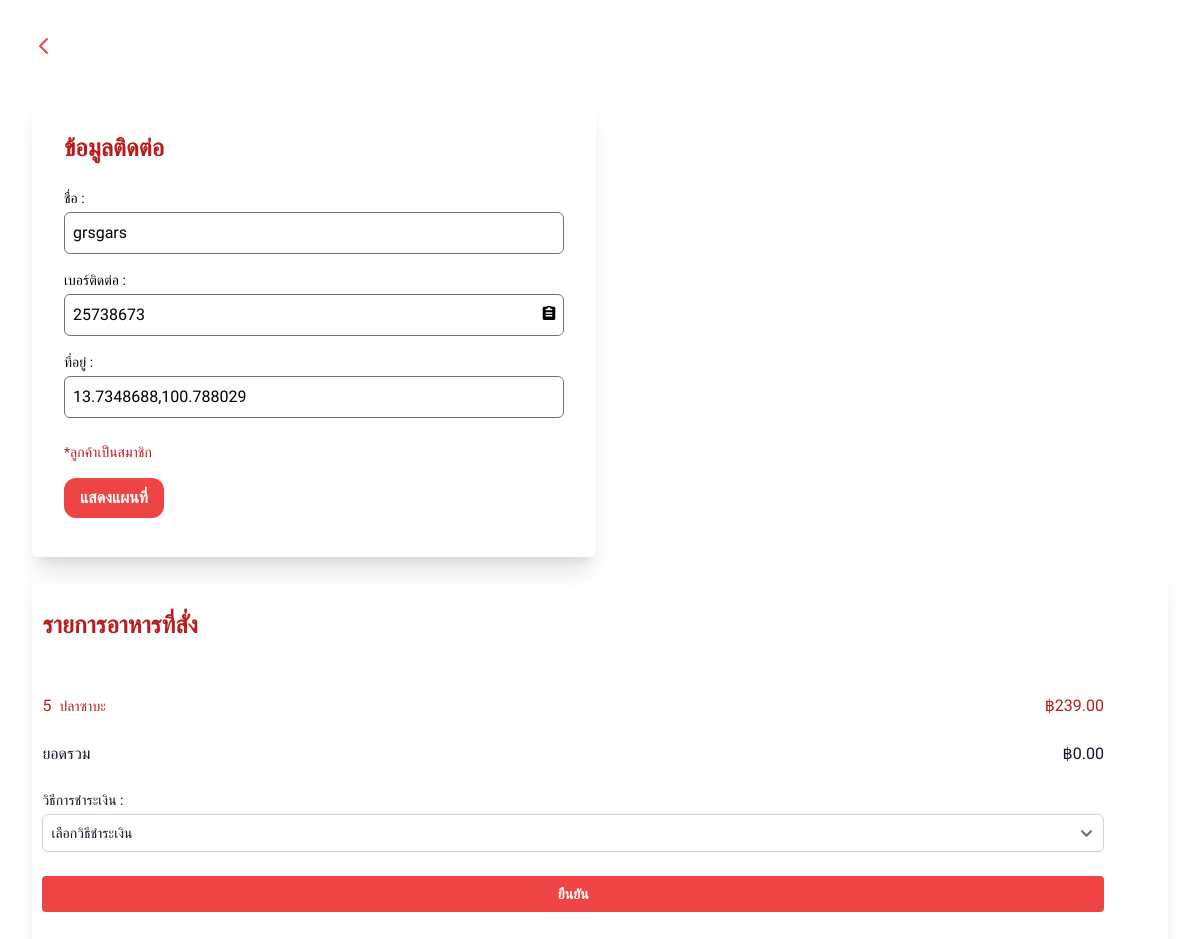
The app's page /employee/manageDelivery/detail_delivery_process.php?orderId=29 with its own data.
### tables this page shows
CREATE TABLE "orders" (
	"orderId"	INTEGER NOT NULL,
	"tableId"	TEXT,
	"takeawayId"	INTEGER,
	"deliveryId"	INTEGER,
	"description" TEXT NULL,
	"orderDateTime"	DATETIME NOT NULL,
	"orderStatus"	TEXT NOT NULL CHECK("orderStatus" IN ('กำลังสั่งอาหาร', 'ได้รับออเดอร์', 'กำลังปรุงอาหาร', 'เสร็จสิ้นออเดอร์', 'ยกเลิกออเดอร์')),
	"custId"	INTEGER,
	FOREIGN KEY("deliveryId") REFERENCES "delivery"("deliveryId"),
	FOREIGN KEY("tableId") REFERENCES "tabletype"("tableTypeId"),
	FOREIGN KEY("takeawayId") REFERENCES "takeaway"("takeawayId"),
	FOREIGN KEY("custId") REFERENCES "customer"("custId"),
	PRIMARY KEY("orderId")
);

CREATE TABLE "delivery" (
	"deliveryId"	INTEGER,
	"deliveryName"	TEXT NOT NULL,
	"deliveryPhone"	TEXT NOT NULL,
	"deliveryStatus"	TEXT NOT NULL CHECK("deliveryStatus" IN ('กำลังจัดการออเดอร์', 'กำลังจัดส่ง', 'จัดส่งเสร็จสิ้น', 'ยกเลิกออเดอร์')),
	"latlong"	TEXT NOT NULL,
	PRIMARY KEY("deliveryId" AUTOINCREMENT)
);

CREATE TABLE "orderdetail" (
	"orderId"	INTEGER NOT NULL,
	"menuId"	INTEGER NOT NULL,
	"menuQuantity"	INTEGER NOT NULL,
	"menuStatus"	TEXT NOT NULL CHECK("menuStatus" IN ('ได้รับเมนู', 'กำลังทำเมนู', 'เสร็จสิ้นเมนู', 'ยกเลิกเมนู')),
	FOREIGN KEY("orderId") REFERENCES "orders"("orderId"),
	FOREIGN KEY("menuId") REFERENCES "menu"("menuId")
);

CREATE TABLE "menu" (
	"menuId"	INTEGER,
	"menuName"	TEXT NOT NULL,
	"menuImage"	TEXT NOT NULL,
	"menuPrice"	INTEGER NOT NULL,
	"menuDescription"	TEXT NOT NULL,
	"menuTypeId"	INTEGER NOT NULL, menuTime INTEGER,
	PRIMARY KEY("menuId" AUTOINCREMENT)
);

### employee/manageDelivery/detail_delivery_process.php (the view, shortened to what this page needs)
<!DOCTYPE html>
<html lang="en">
<head>
  <script src="https://cdn.tailwindcss.com"></script>
  <link href="https://cdnjs.cloudflare.com/ajax/libs/flowbite/2.3.0/flowbite.min.css" rel="stylesheet" />
</head>
<body>
  <?php
$db = new MyDB();
  ?>
<?php
$orderId = isset($_GET['orderId']) ? $_GET['orderId'] : null;
$ordersDeliverySQL = "SELECT
    o.custId,
    o.deliveryId,
    p.paymentId,
    p.amountMoney,
    p.paymentMethod,
    p.paymentStatus,
    d.deliveryName,
    d.deliveryPhone,
    d.latlong,
    d.deliveryStatus
    FROM orders o LEFT JOIN payment p ON o.orderId = p.orderId LEFT JOIN delivery d ON o.deliveryId = d.deliveryId
    WHERE o.deliveryId IS NOT NULL AND o.orderId = $orderId
";
$ordersDeliveryResult = $db->query($ordersDeliverySQL);
if ($ordersDeliveryResult->numColumns() > 0) {
    $ordersDetailRow = $ordersDeliveryResult->fetchArray(SQLITE3_ASSOC);
    $custId = $ordersDetailRow['custId'];
    $deliveryId = $ordersDetailRow['deliveryId'];
    $amountMoney = $ordersDetailRow['amountMoney'];
    $deliveryName = $ordersDetailRow['deliveryName'];
    $deliveryPhone = $ordersDetailRow['deliveryPhone'];
    $latlong = $ordersDetailRow['latlong'];
}
?>
  <div class="bg-white pr-8 pl-8 pb-8">
    <div class="grid place-content-center gap-2 sm:grid-cols-1 md:grid-cols-4 lg:grid-cols-4 mt-[3%]">
      <div class="col-span-3 sm:col-span-4 ">
        <div id="blaktomenu" class="hover:text-red-600 ">
        <a href="manageDelivery.php">
          <span class="flex">
          <svg class="w-6 h-6 text-red-500" aria-hidden="true" xmlns="http://www.w3.org/2000/svg" fill="none" viewBox="0 0 24 24">
            <path stroke="currentColor" stroke-linecap="round" stroke-linejoin="round" stroke-width="2" d="m15 19-7-7 7-7"/>
          </svg>
            </span>
          </a>
        </div>
      </div>
    </div>
    <div
      class="grid grid-cols-2  gap-2 mt-[3%] max-[650px]:grid-cols-1 sm:grid-cols-1 md:grid-cols-2 lg:grid-cols-2 justify-center">
      <div class="w-full mx-auto p-8 rounded-md shadow-xl m-2 h-[98%]">
        <h2 class="text-red-700 text-2xl font-semibold mb-6">ข้อมูลติดต่อ</h2>
        <form action="process_form.php" method="post">
          <div class="mb-4">
            <label for="name" class="block text-sm font-medium text-black-500">ชื่อ :</label>
            <input type="text" id="name" name="name" class="mt-1 p-2 w-full border rounded-md"
              value="<?php echo $deliveryName;
            ?>">
          </div>
          <div class="mb-4">
            <label for="npm-install-copy-button" class="block text-sm font-medium text-black-500">เบอร์ติดต่อ :</label>
            <div class="relative flex-grow">
              <input type="tel" id="npm-install-copy-button" name="phone" class="mt-1 p-2 w-full border rounded-md"
                value="<?php echo $deliveryPhone; ?>">
              <button id="copy-button"
                class="absolute end-0 top-1/2 -translate-y-1/2 text-black-500 dark:text-red-400 hover:bg-gray-200 dark:hover:bg-red-800 rounded-lg p-2 inline-flex items-center justify-center">
                <span id="default-icon">
                </span>
              </button>
            </div>
          </div>
          <div class="mb-4">
            <label for="address" class="block text-sm font-medium text-black-500">ที่อยู่ :</label>
            <input type="tel" id="address" name="address" class="mt-1 p-2 w-full border rounded-md"
              value="<?php echo $latlong; ?>">
          </div>
        </form>
        <?php
if ($custId !== null) {
    echo '<div class="flex-shrink-0 text-sm mt-6 text-red-700">*ลูกค้าเป็นสมาชิก</div>';
}
$sqlforbutton = "SELECT latlong FROM `delivery` WHERE deliveryId=$deliveryId";
$resultforbutton = $db->query($sqlforbutton);
if ($resultforbutton) {
    if ($resultforbutton->numColumns() > 0) {
        $row = $resultforbutton->fetchArray(SQLITE3_ASSOC);
        $latlong = $row['latlong'];
        if (!empty($latlong) && $latlong != 0) {
            echo '
            <a href="https://maps.google.com/maps?q=' . $latlong . '">
                <button class="mt-4 bg-red-500 text-white font-bold py-2 px-4 rounded-xl">
                    แสดงแผนที่
                </button>
            </a>';
        }
    }
}
?>
            </div>
      </div>
      <div>
      <section class="w-full mx-auto p-8 rounded-md shadow-xl m-2 h-[98%]">
    <div class="grid grid-cols-1 text-gray-900 w-auto mx-auto px-4 sm:px-6 lg:px-8 ml-[-5%]">
        <div class="flex items-center mt-[1%] ml-[2]">
            <h2 class="text-red-700 text-2xl font-semibold mb-6 text-left">รายการอาหารที่สั่ง</h2>
        </div>
        <div class="mt-[2%]">
            <?php
            $menuSQL = "SELECT od.menuQuantity, m.menuName, menuPrice FROM orderdetail od JOIN menu m ON od.menuId = m.menuId WHERE orderId = $orderId";
            $menuResult = $db->query($menuSQL);
            if ($menuResult) {
                while ($menuRow = $menuResult->fetchArray(SQLITE3_ASSOC)) {
                    $menuQuantity = $menuRow['menuQuantity'];
                    $menuName = $menuRow['menuName'];
                    $menuPrice = $menuRow['menuPrice'];
                    echo '
                    <div class="flex items-center text-l text-red-700 mt-2">
                        <label for="count-menu" class="">' . $menuQuantity . '</label>
                        <div class="flex-shrink-0 text-sm pl-2">' . $menuName . '</div>
                        <div class="ml-auto text-right">฿' . number_format($menuPrice, 2) . '</div>
                    </div>
                    ';
                }
            }
            ?>
        </div>
        <div class="flex justify-between mt-6">
            <p>ยอดรวม</p>
            <div>
                <?php echo "฿" . number_format($amountMoney, 2) . ""; ?>
            </div>
        </div>
        <div class="grid-cols-1 items-center ">
            <div class="mt-6">
                <label for="payment-method" class="block text-sm font-medium text-black-700">วิธีการชำระเงิน :</label>
                <select id="payment-method" name="payment-method"
                        class="mt-1 block w-full p-2 border border-gray-300 rounded-md shadow-sm focus:outline-none focus:ring focus:border-blue-300 sm:text-sm">
                    <option value="">เลือกวิธีชำระเงิน</option>
                </select>
                <button type="button" id="open-modal"
                        class="w-full mt-6 bg-red-500 hover:bg-red-600 active:bg-red-700 focus:outline-none focus:ring focus:ring-red-300 text-white font-bold rounded py-2 text-sm transition duration-300 ease-in-out"
                        onclick='openModal()'>ยืนยัน
                </button>
            </div>
        </div>
    </div>
</section>
</div>
    </div>
</body>
</html>

### employee/manageDelivery/detail_delivery_process.php (style rules this page uses)
body { font-family: Prompt, sans-serif; font-weight: 300; font-style: normal; }

### records on screen
orders: name "grsgars", phone "25738673", address "13.7348688,100.788029"
orderdetail: menuQuantity "5", menuId.menuName "ปลาซาบะ", menuId.menuPrice "239.00"

### other values on screen
$amountMoney "0.00"
